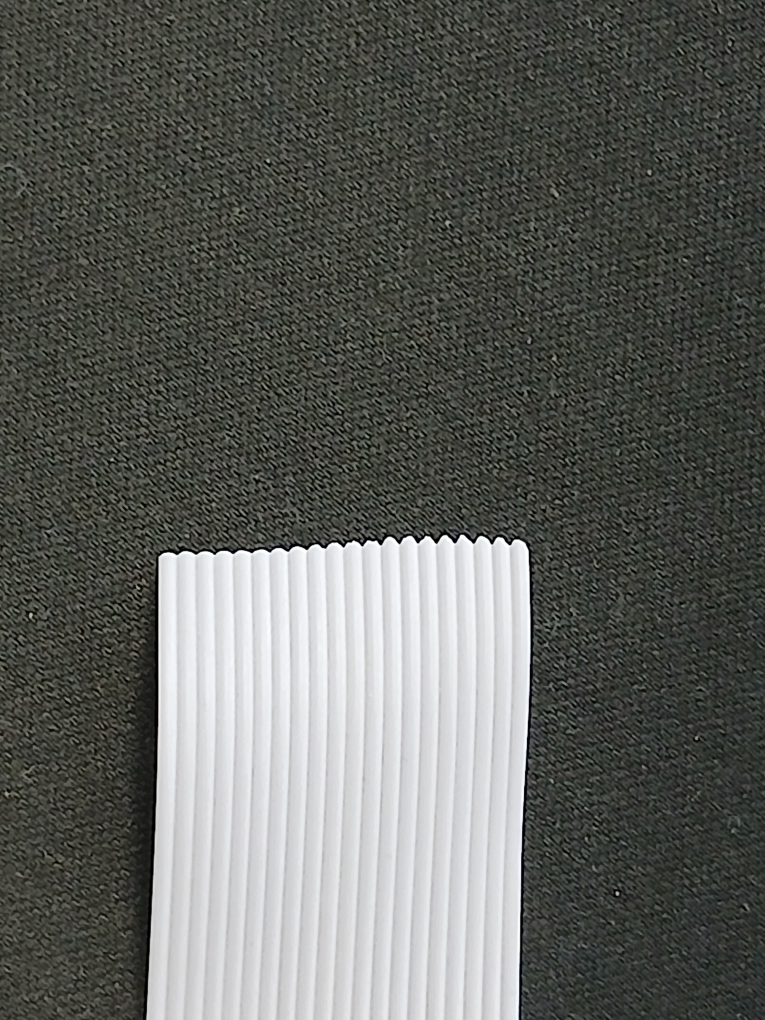
#> input picture conteo-hilos/Cinta-Hilos.jpg, 3060 x 4080 px (shown at 1/4 size)
$ python conteo_resta.py
#> lines starting #> are read from the running program, lines starting #| are printed output that depends on the picture; after the words box and inside, x2 and y2 are one past the last pixel; in counts of white or black regions, pixels touching at a corner belong together
import cv2
import numpy as np

def delimitar_y_enumerar_carriles(ruta_imagen):
    # --- Cargar la imagen ---
#> called with ruta_imagen = 'Cinta-Hilos.jpg'
    img_original = cv2.imread(ruta_imagen)
#> img_original is the input picture: shape (4080, 3060, 3); mean B, G, R 93.8, 98.1, 96.3

    if img_original is None:
        print(f"Error: No se pudo cargar la imagen '{ruta_imagen}'. Revise la ruta.")
        return 0

    gray = cv2.cvtColor(img_original, cv2.COLOR_BGR2GRAY)
    alto, ancho, _ = img_original.shape
#> alto = 4080; ancho = 3060

    # --- 1. Generar la Imagen de Resta (Alto Contraste) ---
    img_negativa = cv2.bitwise_not(img_original)
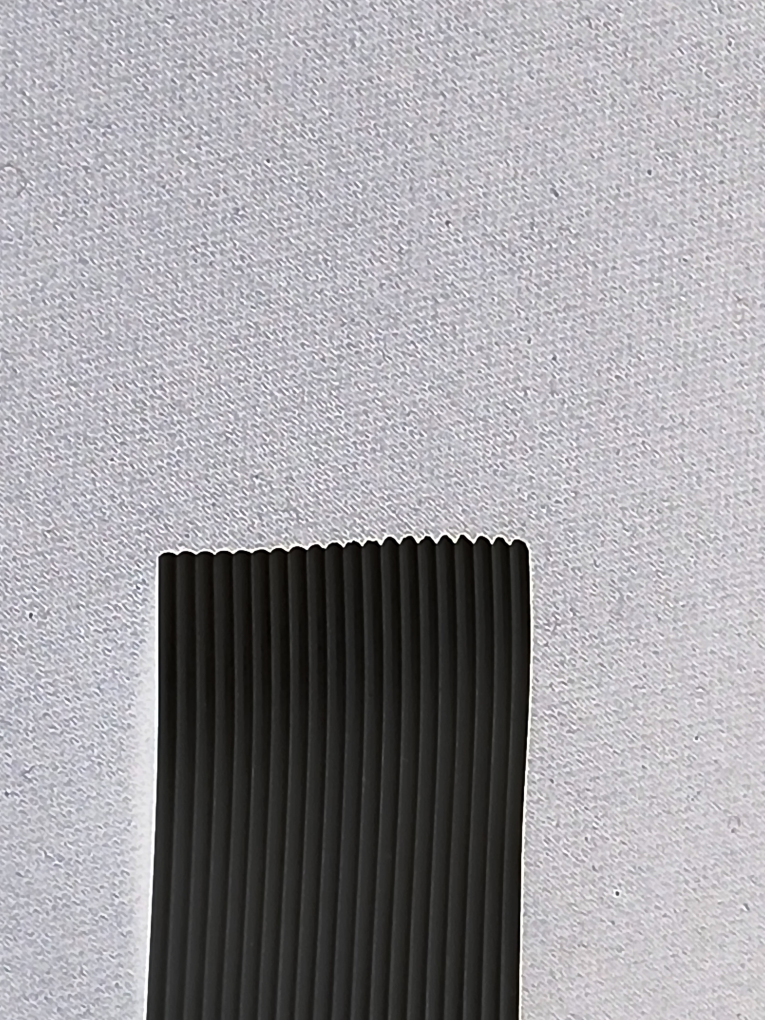
#> img_negativa: shape (4080, 3060, 3) (shown at 1/4 size); mean B, G, R 161.2, 156.9, 158.7
    img_resta = cv2.subtract(img_original, img_negativa)
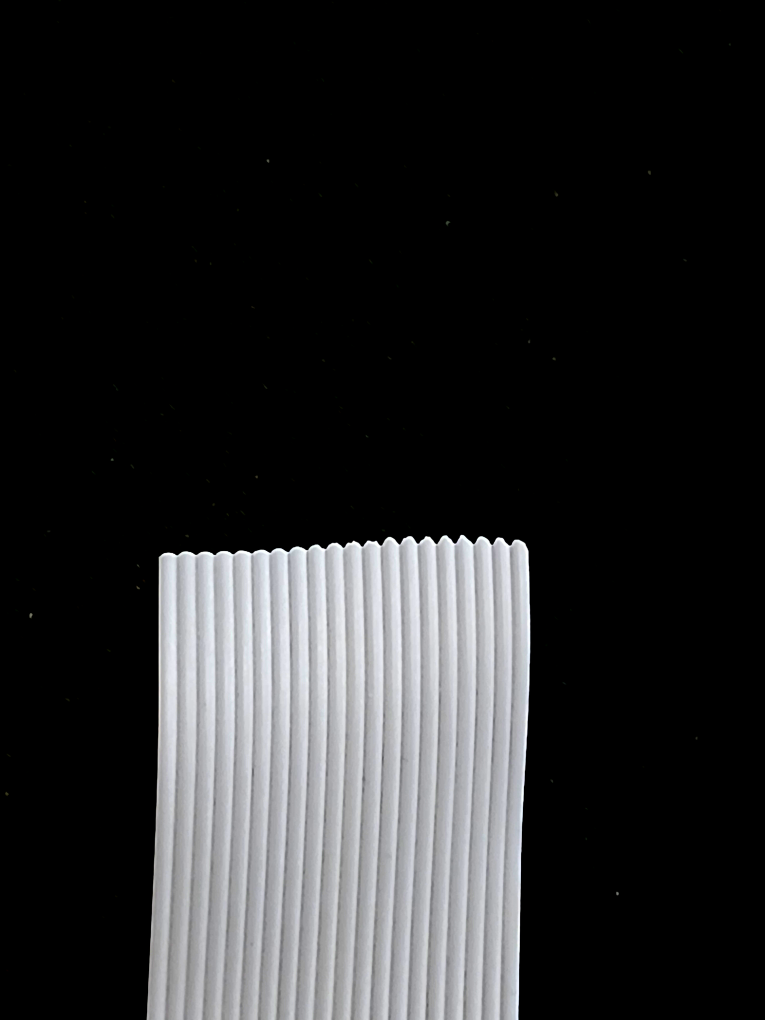
#> img_resta: shape (4080, 3060, 3) (shown at 1/4 size); mean B, G, R 42.3, 41.3, 41

    # Convertir a escala de grises para la binarización
    gray_resta = cv2.cvtColor(img_resta, cv2.COLOR_BGR2GRAY)

    # --- 2. Binarización ADAPTATIVA (Clave para detectar objetos) ---
    # Usamos THRESH_BINARY ya que los hilos brillantes en la resta deberían ser blancos.

    # Bloque de 31 y C=5 es un buen punto de partida.
    img_binaria = cv2.adaptiveThreshold(
        gray_resta, 255,
        cv2.ADAPTIVE_THRESH_GAUSSIAN_C,
        cv2.THRESH_BINARY,
        31, # Tamaño del bloque de píxeles
        5   # Constante C: debe ser ajustada si la imagen binaria es negra.
    )
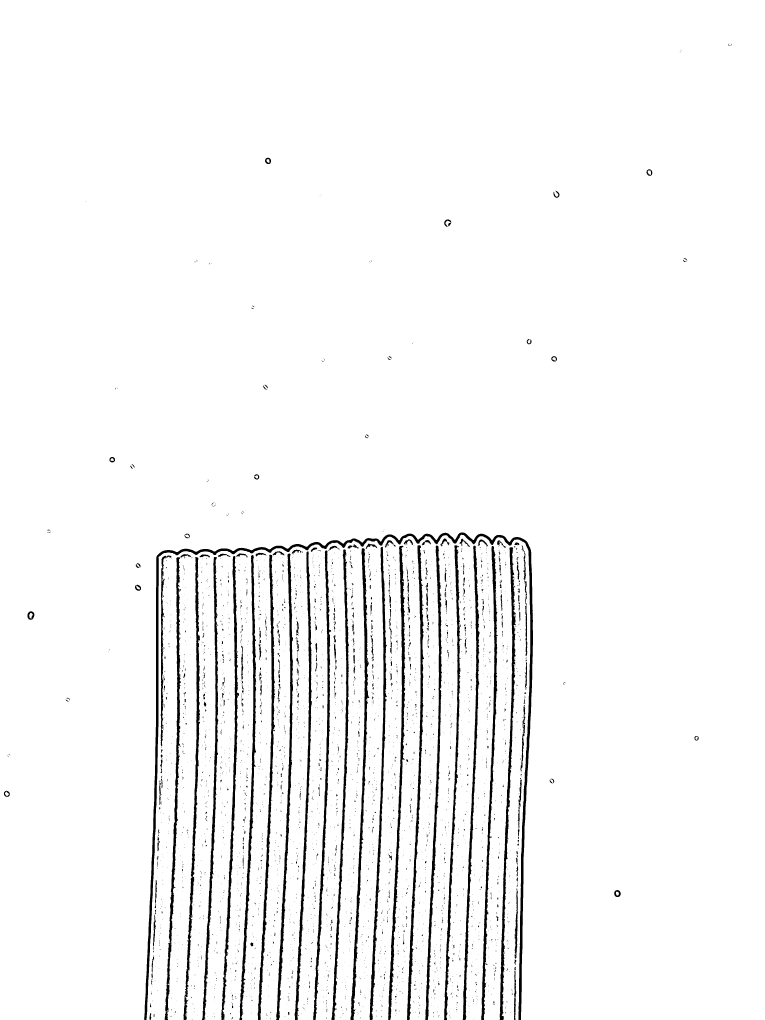
#> img_binaria: shape (4080, 3060) (shown at 1/4 size); 96.2% white; 4703 black regions (4202 under 20 px), largest, box (x1, y1, x2, y2) and area: (577, 2130, 2132, 4080) 56099, (1553, 2182, 1621, 4080) 20054, (1402, 2193, 1477, 4080) 19837

    # --- 3. Morfología para limpiar ruido y unir segmentos ---
    kernel_open = cv2.getStructuringElement(cv2.MORPH_RECT, (3, 3))
    opened = cv2.morphologyEx(img_binaria, cv2.MORPH_OPEN, kernel_open, iterations=1)
#> opened: shape (4080, 3060); 96.1% white; 3449 black regions (2879 under 20 px), largest, box (x1, y1, x2, y2) and area: (577, 2130, 2132, 4080) 56113, (1553, 2182, 1621, 4080) 20329, (1402, 2193, 1477, 4080) 20048

    # Usamos una clausura vertical para unir segmentos rotos de los hilos.
    kernel_close_vertical = cv2.getStructuringElement(cv2.MORPH_RECT, (5, 20))
    final_binary = cv2.morphologyEx(opened, cv2.MORPH_CLOSE, kernel_close_vertical, iterations=1)
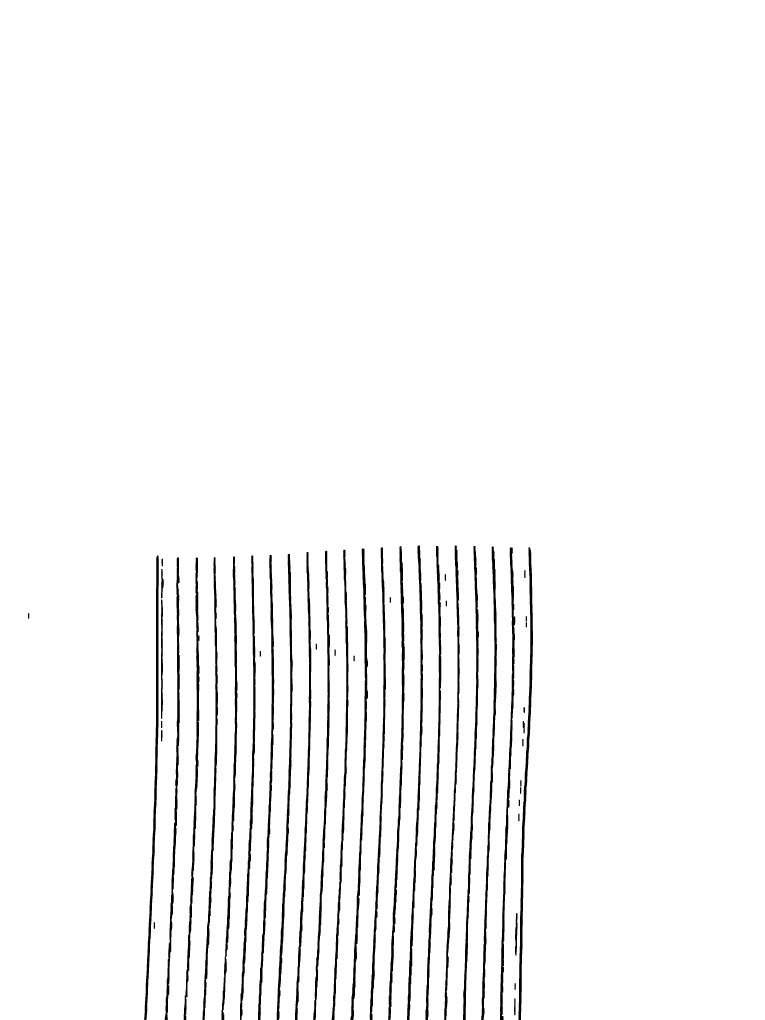
#> final_binary: shape (4080, 3060) (shown at 1/4 size); 97% white; 48 black regions

    # --- 4. Detección de Contornos ---
    contours, _ = cv2.findContours(final_binary, cv2.RETR_EXTERNAL, cv2.CHAIN_APPROX_SIMPLE)
#> contours = 1 contour; box (x1, y1, x2, y2) and area: (0, 0, 3060, 4080) 12069374

    # --- 5. Filtrado, Delimitación y Enumeración de los Carriles ---
    carriles_detectados = []

    # Parámetros de filtro (MUY tolerantes para asegurar detección)
    W_MAX = 70      # Ancho máximo
    H_MIN = alto * 0.02 # Mínimo 2% de la altura de la imagen
#> H_MIN = 81.6
    AREA_MIN = 100  # Área mínima muy baja

    for c in contours:
        x, y, w, h = cv2.boundingRect(c)
        area = cv2.contourArea(c)

        # Criterio: Debe ser alto (H_MIN), no demasiado ancho (W_MAX) y tener área (AREA_MIN).
        es_carril = (h > H_MIN) and (w <= W_MAX) and (area > AREA_MIN)

        if es_carril:
            carriles_detectados.append(c)

            # Enmarcación: Dibujar un rectángulo delimitador (Bounding Box)
            cv2.rectangle(img_resta, (x, y), (x + w, y + h), (0, 255, 255), 2) # Amarillo

            # Enumeración del carril
            cv2.putText(img_resta,
                        str(len(carriles_detectados)),
                        (x + w // 2 - 10, y + h // 2),
                        cv2.FONT_HERSHEY_SIMPLEX,
                        0.7,
                        (0, 0, 255), # Rojo
                        2)
#> this loop made 1 pass
#> (x, y, w, h, area, es_carril) on pass 1: (0, 0, 3060, 4080, 12069374, False)
#> after the loop, carriles_detectados = []

    # --- 6. Mostrar Resultado ---
    num_detectados = len(carriles_detectados)
#> num_detectados = 0
    print(f"\n✅ Número de carriles (filamentos) detectados y enumerados: **{num_detectados}**")
#| ✅ Número de carriles (filamentos) detectados y enumerados: **0**

    display_width = 600
    display_height = int(alto * (display_width / ancho))
#> display_height = 800

    img_final_disp = cv2.resize(img_resta, (display_width, display_height))
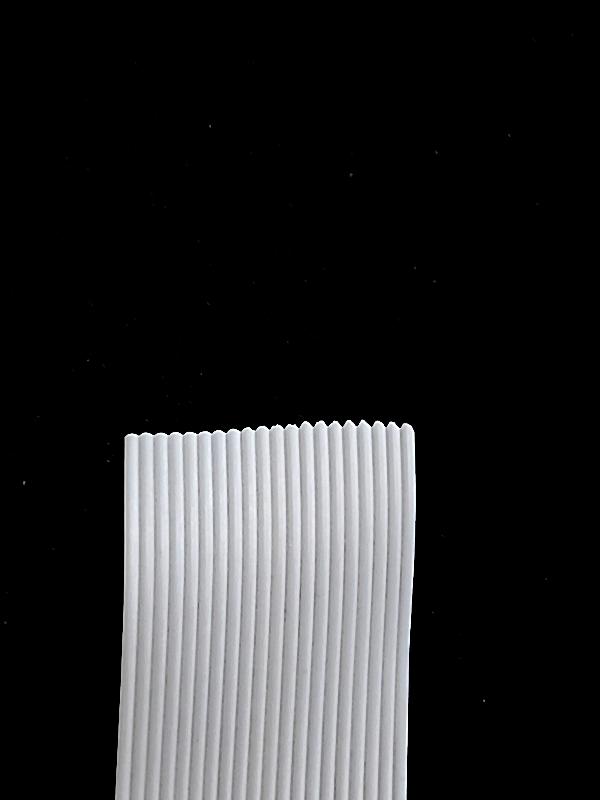
#> img_final_disp: shape (800, 600, 3); mean B, G, R 42.3, 41.3, 41
    img_binary_disp = cv2.resize(final_binary, (display_width, display_height))
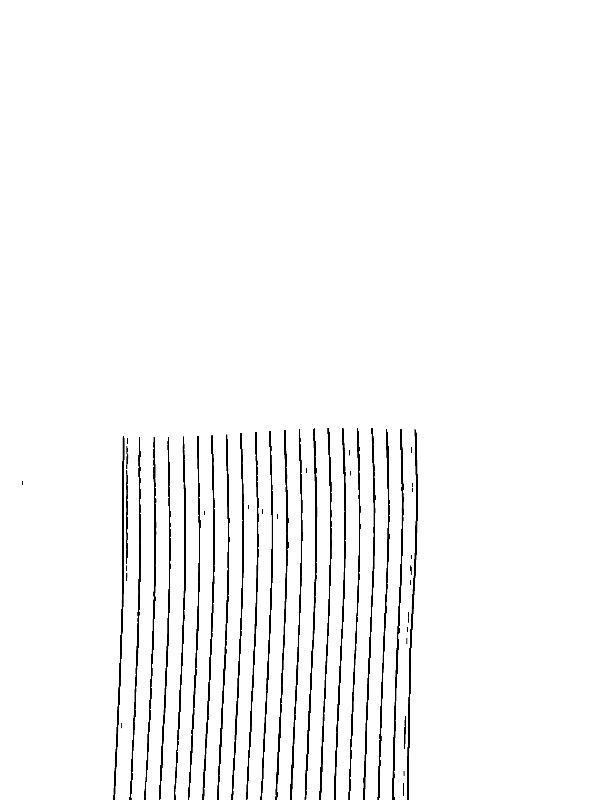
#> img_binary_disp: shape (800, 600); min 0, max 255, mean 247.3

    # Muestra la imagen binaria para que veas qué está detectando (CRÍTICO)
    cv2.imshow('1. IMAGEN BINARIA (DEPURACION)', img_binary_disp)
    cv2.imshow('2. RESULTADO FINAL: Carriles Enumerados', img_final_disp)

    cv2.waitKey(0)
    cv2.destroyAllWindows()

    return num_detectados

# --- Ejecución ---
ruta_del_archivo = "Cinta-Hilos.jpg"
conteo_final = delimitar_y_enumerar_carriles(ruta_del_archivo)
#> conteo_final = 0
